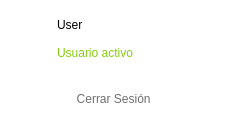
           <widget class="QFrame" name="frame_23">
            <property name="sizePolicy">
             <sizepolicy hsizetype="Fixed" vsizetype="Fixed">
              <horstretch>0</horstretch>
              <verstretch>0</verstretch>
             </sizepolicy>
            </property>
            <property name="minimumSize">
             <size>
              <width>225</width>
              <height>125</height>
             </size>
            </property>
            <property name="maximumSize">
             <size>
              <width>225</width>
              <height>125</height>
             </size>
            </property>
            <property name="styleSheet">
             <string notr="true">border-bottom-left-radius:25px;
border-bottom-right-radius:25px;
background-color: rgb(255, 255, 255);</string>
            </property>
            <property name="frameShape">
             <enum>QFrame::StyledPanel</enum>
            </property>
            <property name="frameShadow">
             <enum>QFrame::Raised</enum>
            </property>
            <layout class="QVBoxLayout" name="verticalLayout_25">
             <property name="spacing">
              <number>0</number>
             </property>
             <property name="leftMargin">
              <number>0</number>
             </property>
             <property name="topMargin">
              <number>0</number>
             </property>
             <property name="rightMargin">
              <number>0</number>
             </property>
             <property name="bottomMargin">
              <number>0</number>
             </property>
             <item>
              <widget class="QFrame" name="frame_64">
               <property name="frameShape">
                <enum>QFrame::StyledPanel</enum>
               </property>
               <property name="frameShadow">
                <enum>QFrame::Raised</enum>
               </property>
               <layout class="QHBoxLayout" name="horizontalLayout_13">
                <property name="spacing">
                 <number>11</number>
                </property>
                <property name="leftMargin">
                 <number>11</number>
                </property>
                <property name="topMargin">
                 <number>11</number>
                </property>
                <property name="rightMargin">
                 <number>11</number>
                </property>
                <property name="bottomMargin">
                 <number>11</number>
                </property>
                <item>
                 <widget class="QFrame" name="frame_24">
                  <property name="minimumSize">
                   <size>
                    <width>35</width>
                    <height>35</height>
                   </size>
                  </property>
                  <property name="maximumSize">
                   <size>
                    <width>35</width>
                    <height>35</height>
                   </size>
                  </property>
                  <property name="frameShape">
                   <enum>QFrame::StyledPanel</enum>
                  </property>
                  <property name="frameShadow">
                   <enum>QFrame::Raised</enum>
                  </property>
                  <layout class="QHBoxLayout" name="horizontalLayout_14">
                   <property name="spacing">
                    <number>0</number>
                   </property>
                   <property name="leftMargin">
                    <number>0</number>
                   </property>
                   <property name="topMargin">
                    <number>0</number>
                   </property>
                   <property name="rightMargin">
                    <number>0</number>
                   </property>
                   <property name="bottomMargin">
                    <number>0</number>
                   </property>
                   <item>
                    <widget class="QLabel" name="label_9">
                     <property name="text">
                      <string/>
                     </property>
                     <property name="pixmap">
                      <pixmap>InterfaceImages/avatar.png</pixmap>
                     </property>
                     <property name="scaledContents">
                      <bool>true</bool>
                     </property>
                    </widget>
                   </item>
                  </layout>
                 </widget>
                </item>
                <item>
                 <widget class="QFrame" name="frame_25">
                  <property name="minimumSize">
                   <size>
                    <width>0</width>
                    <height>55</height>
                   </size>
                  </property>
                  <property name="maximumSize">
                   <size>
                    <width>16777215</width>
                    <height>55</height>
                   </size>
                  </property>
                  <property name="frameShape">
                   <enum>QFrame::StyledPanel</enum>
                  </property>
                  <property name="frameShadow">
                   <enum>QFrame::Raised</enum>
                  </property>
                  <layout class="QVBoxLayout" name="verticalLayout_10">
                   <property name="spacing">
                    <number>0</number>
                   </property>
                   <property name="leftMargin">
                    <number>0</number>
                   </property>
                   <property name="topMargin">
                    <number>0</number>
                   </property>
                   <property name="rightMargin">
                    <number>0</number>
                   </property>
                   <property name="bottomMargin">
                    <number>0</number>
                   </property>
                   <item>
                    <widget class="QLabel" name="label_13">
                     <property name="styleSheet">
                      <string notr="true">color: rgb(0, 0, 0);
font: bold 9pt &quot;Nunito&quot;;</string>
                     </property>
                     <property name="text">
                      <string>User</string>
                     </property>
                    </widget>
                   </item>
                   <item>
                    <widget class="QLabel" name="label_14">
                     <property name="styleSheet">
                      <string notr="true">color:#88cc14;
font: bold 9pt &quot;Nunito&quot;;</string>
                     </property>
                     <property name="text">
                      <string>Usuario activo</string>
                     </property>
                    </widget>
                   </item>
                  </layout>
                 </widget>
                </item>
               </layout>
              </widget>
             </item>
             <item>
              <widget class="QFrame" name="frame_71">
               <property name="frameShape">
                <enum>QFrame::StyledPanel</enum>
               </property>
               <property name="frameShadow">
                <enum>QFrame::Raised</enum>
               </property>
               <layout class="QHBoxLayout" name="horizontalLayout_35">
                <item>
                 <widget class="QPushButton" name="sesion">
                  <property name="minimumSize">
                   <size>
                    <width>150</width>
                    <height>35</height>
                   </size>
                  </property>
                  <property name="maximumSize">
                   <size>
                    <width>150</width>
                    <height>16777215</height>
                   </size>
                  </property>
                  <property name="styleSheet">
                   <string notr="true">QPushButton{
border:Opx;
border-top-left-radius:5px;
border-top-right-radius:5px;
border-bottom-left-radius:5px;
border-bottom-right-radius:5px;
color: rgb(111, 111, 111);
font: bold 9pt &quot;Nunito&quot;;
}

QPushButton:hover{
color: rgb(0,0,0);
font: bold 9pt &quot;Nunito&quot;;
border-top-left-radius:5px;
border-top-right-radius:5px;
border-bottom-left-radius:5px;
border-bottom-right-radius:5px;
background-color: #f0f0f0
}
</string>
                  </property>
                  <property name="text">
                   <string> Cerrar Sesión</string>
                  </property>
                  <property name="icon">
                   <iconset>
                    <normaloff>InterfaceImages/sign-out_6461685.png</normaloff>InterfaceImages/sign-out_6461685.png</iconset>
                  </property>
                  <property name="iconSize">
                   <size>
                    <width>25</width>
                    <height>25</height>
                   </size>
                  </property>
                 </widget>
                </item>
               </layout>
              </widget>
             </item>
            </layout>
           </widget>
